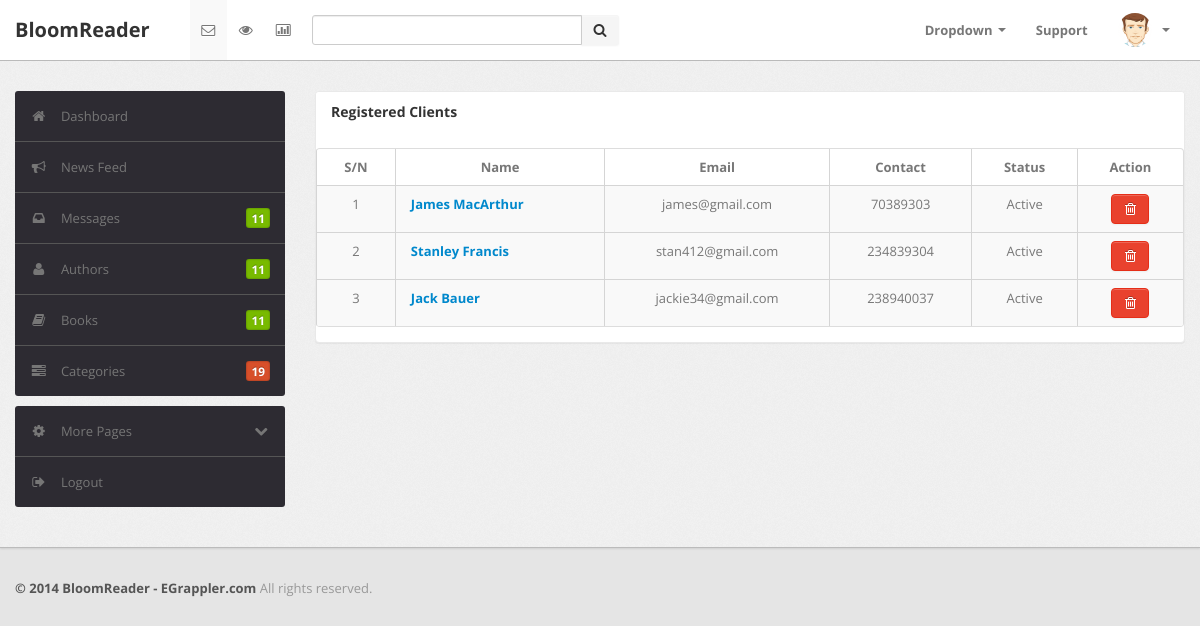
Screenshot of /admin/clients_table.php (signed in) with the database file from the repository.
### tables this page shows
CREATE TABLE IF NOT EXISTS `clients` (
  `ID` int NOT NULL AUTO_INCREMENT,
  `FNAME` text NOT NULL,
  `LNAME` text NOT NULL,
  `EMAIL` varchar(50) NOT NULL,
  `PNUMBER` varchar(16) NOT NULL,
  `PASSWORD` varchar(2400) NOT NULL,
  `RegDATE` date NOT NULL,
  `STATUS` int NOT NULL DEFAULT '1',
  PRIMARY KEY (`ID`)
);

### admin/clients_table.php (the view, shortened to what this page needs)
<?php
include ("connect.php");
?>
<!DOCTYPE html>
<html lang="en">
<head>
<head>
	<link type="text/css" href="bootstrap/css/bootstrap.min.css" rel="stylesheet">
	<link type="text/css" href="bootstrap/css/bootstrap-responsive.min.css" rel="stylesheet">
	<link type="text/css" href="css/theme.css" rel="stylesheet">
	<link type="text/css" href="images/icons/css/font-awesome.css" rel="stylesheet">
</head>
<body>
    <div class="navbar navbar-fixed-top">
        <?php include ("admin-navbar.php");?>
    </div>
	<div class="wrapper">
		<div class="container">
			<div class="row">
				<div class="span3">
                        <?php include ("admin-sidebar.php");?>
				</div>
            	<div class="span9">
                    <div class="content">
                        <div class="module tab-pane fade active in" id="viewClients">
                            <div class="module-head">
                                <h3>Registered Clients</h3>
                            </div>
                            <div class="module-body table">
                                <table cellpadding="0" cellspacing="0" border="0" id="dataTables-example" class="table table-bordered table-striped datatable"
                                    width="100%">
                                    <thead>
                                        <tr>
                                            <th style="text-align: center;">S/N</th>
                                            <th style="text-align: center;">Name</th>
                                            <th style="text-align: center;">Email</th>
                                            <th style="text-align: center;">Contact</th>
                                            <th style="text-align: center;">Status</th>
                                            <th style="text-align: center;">Action</th>
                                        </tr>
                                    </thead>
                                    <?php
                                        $serial = 1;
                                        $sql = "SELECT * FROM CLIENTS";
                                        $result = $conn->query($sql);
                                        while($row = mysqli_fetch_assoc($result)) {
                                        	 $cid =  $row['ID'];
                                             $fname =  $row['FNAME'];
                                             $lname =  $row['LNAME'];
                                             $email =  $row['EMAIL'];
                                             $contact =  $row['PNUMBER'];
                                             $status =  $row['STATUS'];
                                    ?>
                                    <tbody>
                                        <tr class="odd gradeX">
                                            <td style="text-align: center;"><?php echo $serial; ?></td>
                                            <td><b><a href="client.php?cid=<?php echo $cid; ?> "><?php echo ("$fname $lname"); ?></a></b></td>
                                            <td style="text-align: center;"><?php echo $email; ?></td>
                                            <td style="text-align: center;"><?php echo $contact; ?></td>
                                            <td style="text-align: center;"><?php
	                                    	if($status == 1){echo ("Active");}
	                                    	?></td>
                                            <td style="text-align: center;"><a href="clients_table.php?del=<?php echo $cid; ?>" onclick="return confirm('This will delete this client from the record, completely!');"" ><button class="btn btn-danger"><i class="icon-trash"></i></button></td>
                                        </tr>
                                    </tbody>
                                    <?php $serial++;
                                        } ?>
                                </table>
                            </div>
                        </div>
                    </div>
                </div>
			</div>
			</div>
		</div>
	<div class="footer">
        <div class="container">
            <b class="copyright">&copy; 2014 BloomReader - EGrappler.com </b>All rights reserved.
        </div>
    </div>
</body>

### admin/css/theme.css (style rules this page uses)
body { font-size: 13px; font-family: 'Open Sans', Arial, sans-serif; background: #e5e5e5; color: #777; }
h1, h2, h3, h4, h5, h6 { color: #333; margin-top: 0 }
h3 { font-size: 20px }
strong, b { color: #555 }
.wrapper { background: url(../images/bg.png) #eee; border-bottom: 1px solid #bbb; -webkit-box-shadow: 0 1px 2px rgba(0,0,0,0.1); -moz-box-shadow: 0 1px 2px rgba(0,0,0,0.1); box-shadow: 0 1px 2px rgba(0,0,0,0.1); padding: 30px 0 }
.footer { color: #999; padding: 30px 0 60px }
select, textarea, input[type="text"], input[type="password"], input[type="datetime"], input[type="datetime-local"], input[type="date"], input[type="month"], input[type="time"], input[type="week"], input[type="number"], input[type="email"], input[type="url"], input[type="search"], input[type="tel"], input[type="color"], .uneditable-input, label, input, button, select, textarea { -webkit-border-radius: 3px; -moz-border-radius: 3px; border-radius: 3px; font-size: 13px; font-family: 'Open Sans', Tahoma, Arial, sans-serif }
body [class^="icon-"], body [class*=" icon-"] { font-size: 14px; line-height: 20px; height: 20px }
.module { background: #fff; -webkit-border-radius: 3px; -moz-border-radius: 3px; border-radius: 3px; border: 1px solid #ccc; border-bottom-color: #bbb; -webkit-box-shadow: 0 0 1px rgba(0,0,0,0.2); -moz-box-shadow: 0 0 1px rgba(0,0,0,0.2); box-shadow: 0 0 1px rgba(0,0,0,0.2); margin-bottom: 30px }
.navbar { position: static!important; margin: 0!important }
.btn, .btn-box { -webkit-border-radius: 3px; -moz-border-radius: 3px; border-radius: 3px }
.btn [class^="icon-"], .btn-box [class^="icon-"], .btn [class*=" icon-"], .btn-box [class*=" icon-"] { min-width: 16px; text-align: center; display: inline-block!important }
.btn { font-size: 13px; font-weight: 600 }
.btn { display: inline-block; margin-bottom: 0; font-weight: 400; text-align: center; vertical-align: middle; cursor: pointer; background-image: none; border: 1px solid transparent; white-space: nowrap; padding: 4px 10px; font-size: 13px; line-height: 1.42857; border-radius: 4px; -webkit-user-select: none; -moz-user-select: none; -ms-user-select: none; user-select: none }
.btn-danger { color: #fff; background-color: #e9422e; border-color: #e52e18 }
.table { margin-bottom: 0 }
.table th, .table td { border-color: #d5d5d5!important }
.table-bordered thead:first-child tr:first-child>th:first-child, .table-bordered tbody:first-child tr:first-child>td:first-child { -webkit-border-top-left-radius: 2px; -moz-border-radius-topleft: 2px; border-top-left-radius: 2px }
.table-bordered thead:first-child tr:first-child>th:last-child, .table-bordered tbody:first-child tr:first-child>td:last-child { -webkit-border-top-right-radius: 2px; -moz-border-radius-topright: 2px; border-top-right-radius: 2px }
.table-bordered thead:last-child tr:last-child>th:first-child, .table-bordered tbody:last-child tr:last-child>td:first-child, .table-bordered tfoot:last-child tr:last-child>td:first-child { -webkit-border-bottom-left-radius: 2px; -moz-border-radius-bottomleft: 2px; border-bottom-left-radius: 2px }
.table-bordered thead:last-child tr:last-child>th:last-child, .table-bordered tbody:last-child tr:last-child>td:last-child, .table-bordered tfoot:last-child tr:last-child>td:last-child { -webkit-border-bottom-right-radius: 2px; -moz-border-radius-bottomright: 2px; border-bottom-right-radius: 2px }
.module { box-shadow: 0 0 3px rgba(0,0,0,.1); border-color: #e9e9e9; margin-bottom: 20px; background-color: #fff; border-radius: 4px; -webkit-box-shadow: 0 1px 1px rgba(0,0,0,.05); box-shadow: 0 1px 1px rgba(0,0,0,.05); }
.module-head { color: #767676; background-color: #ffffff; border-color: #e9e9e9; padding: 10px 15px; border-bottom: 1px solid transparent; border-top-right-radius: 3px; border-top-left-radius: 3px; }
.module-head h3 { font-size: 14px; line-height: 20px; height: 20px; margin: 0 }
.module-body { padding: 15px }
.module-body.table { padding: 15px 0 }
.module-body.table .table th, .module-body.table .table td { padding-left: 15px; padding-right: 15px }

### rows the page displays
clients: FNAME "James", LNAME "MacArthur", EMAIL "james@gmail.com", PNUMBER "70389303", STATUS "Active"
clients: FNAME "Stanley", LNAME "Francis", EMAIL "stan412@gmail.com", PNUMBER "234839304", STATUS "Active"
clients: FNAME "Jack", LNAME "Bauer", EMAIL "jackie34@gmail.com", PNUMBER "238940037", STATUS "Active"
